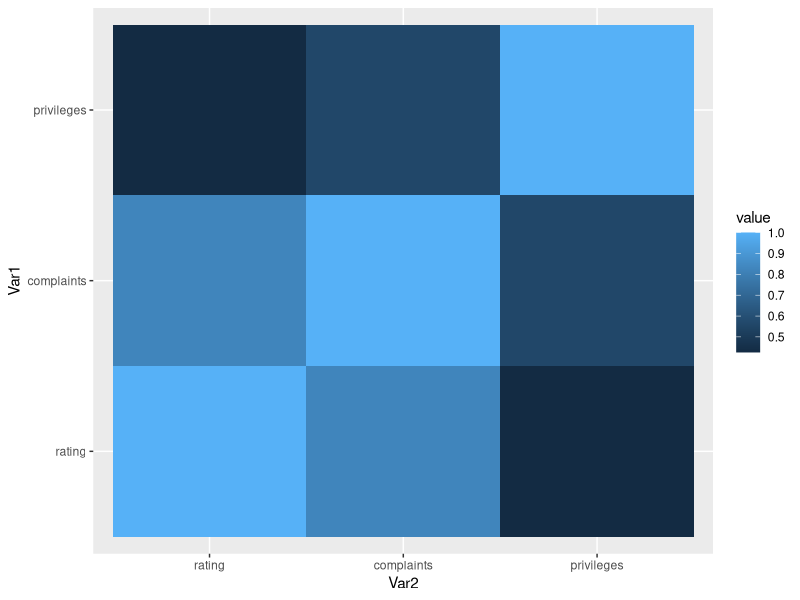
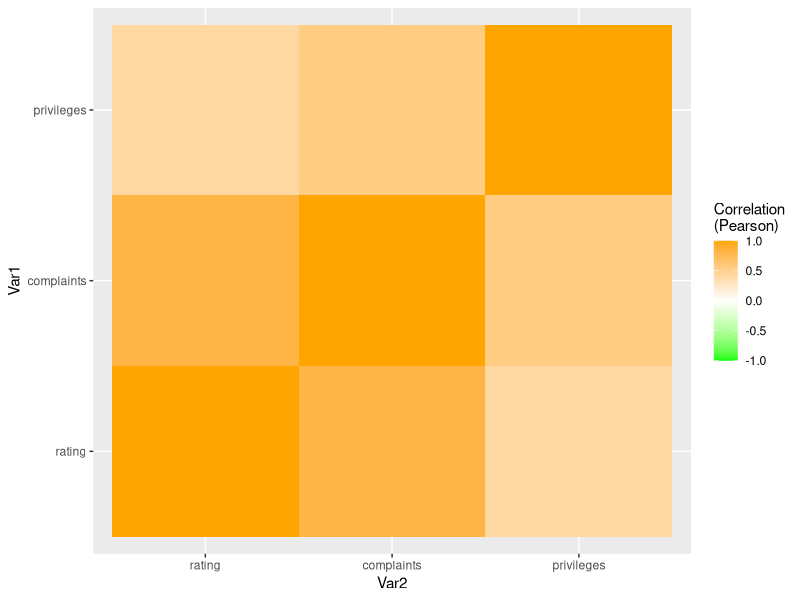
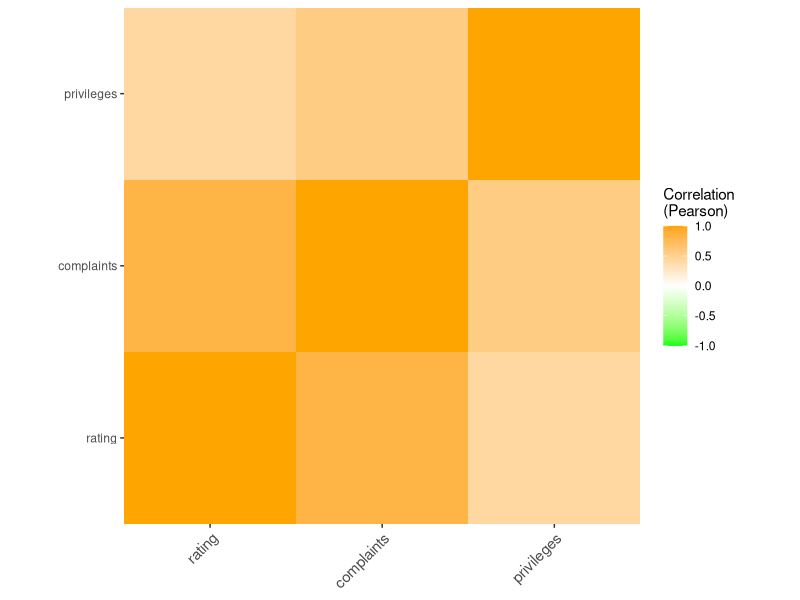
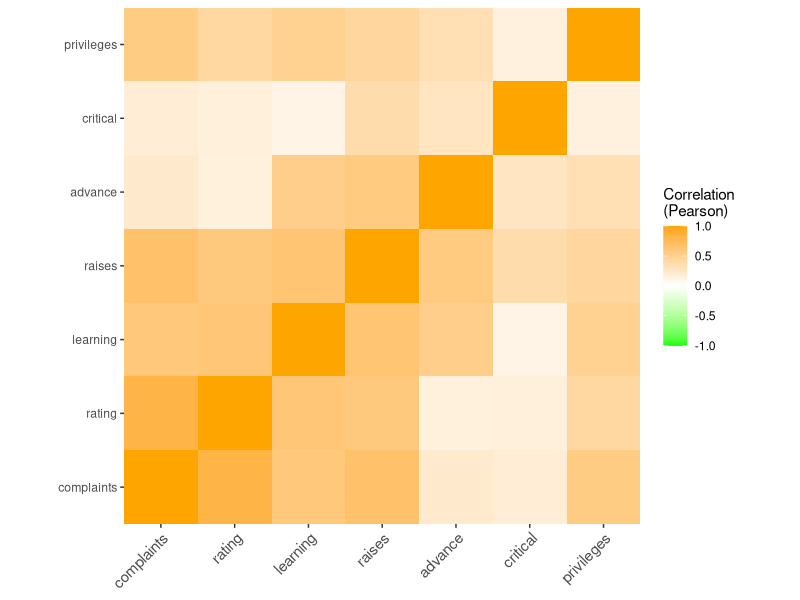
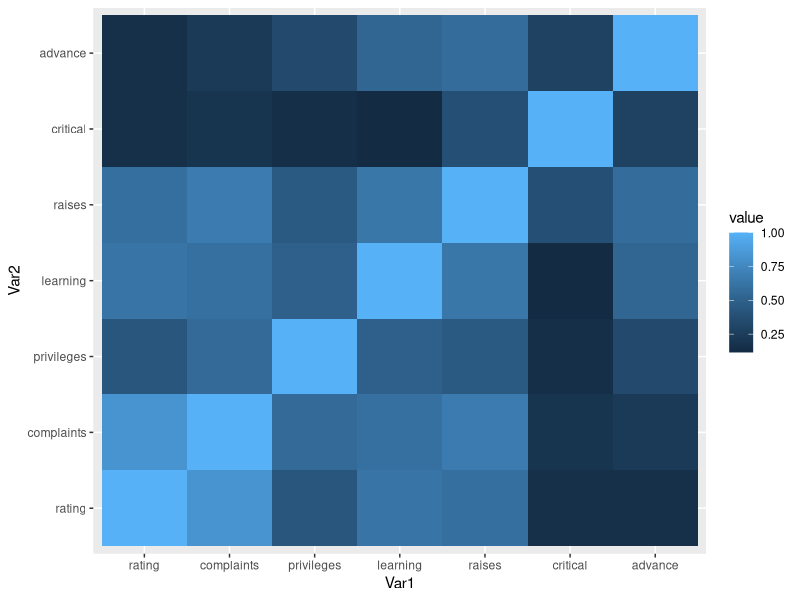

Write the R code that produced these figures, in order.
## ---- chunk 1
knitr::opts_chunk$set(fig.path='{{ site.url }}/images/correlation-heatmap-')
## ---- chunk 2
head(attitude)
## ---- chunk 3
fullCorrelationMatrix <- cor(attitude)
fullCorrelationMatrix
## ---- chunk 4
partialCorrelationMatrix <- cor(attitude[c("rating","complaints","privileges")])
partialCorrelationMatrix
partialCorrelationMatrix <- cor(attitude[1:3])
partialCorrelationMatrix
## ---- chunk 5
require(reshape2)
moltenCorrelationMatrix<-melt(partialCorrelationMatrix)
moltenCorrelationMatrix
## ---- chunk 6
moltenCorrelationMatrix$Var1<-as.factor(moltenCorrelationMatrix$Var1)
moltenCorrelationMatrix$Var2<-as.factor(moltenCorrelationMatrix$Var2)
## ---- chunk 7
require(ggplot2)
ggplot(data = moltenCorrelationMatrix) +
  geom_tile(aes(x = Var2, y = Var1, fill = value))
## ---- chunk 8
require(ggplot2)
ggplot(data = moltenCorrelationMatrix) +
  geom_tile(aes(x = Var2, y = Var1, fill = value)) + 
  scale_fill_gradient2(low = "green", 
                       high = "orange",
                       mid = "white", 
                       midpoint = 0, 
                       limit = c(-1,1),
                       name = "Correlation\n(Pearson)")
## ---- chunk 9
out<-ggplot(data = moltenCorrelationMatrix) +
  geom_tile(aes(x = Var2, y = Var1, fill = value)) + 
  scale_fill_gradient2(low = "green", 
                       high = "orange",
                       mid = "white", 
                       midpoint = 0, 
                       limit = c(-1,1),
                       name = "Correlation\n(Pearson)") +
  theme(axis.text.x = element_text(angle=45, vjust=1, size=11, hjust=1),
        axis.title.x=element_blank(), 
        axis.title.y=element_blank()) +
  coord_equal() + 
  scale_x_discrete(expand = c(0,0)) + 
  scale_y_discrete(expand = c(0,0))
out
## ---- chunk 10
# rename to be succinct
m <- fullCorrelationMatrix 
m <- melt(m)

# change factor levels
m$Var1 <- factor(m$Var1, levels=(c("complaints","rating","learning",
                               "raises","advance","critical","privileges")))
m$Var2 <- factor(m$Var2, levels=(c("complaints","rating","learning",
                               "raises","advance","critical","privileges")))
out<-ggplot(data = m) +
  geom_tile(aes(x = Var2, y = Var1, fill = value)) + 
  scale_fill_gradient2(low = "green", 
                       high = "orange",
                       mid = "white", 
                       midpoint = 0, 
                       limit = c(-1,1),
                       name = "Correlation\n(Pearson)") +
  theme(axis.text.x = element_text(angle=45, vjust=1, size=11, hjust=1),
        axis.title.x=element_blank(), 
        axis.title.y=element_blank()) +
  coord_equal() + 
  scale_x_discrete(expand = c(0,0)) + 
  scale_y_discrete(expand = c(0,0))
out
## ---- chunk 11
qplot(x=Var1, y=Var2, data=melt(cor(attitude)), fill=value, geom="tile")
